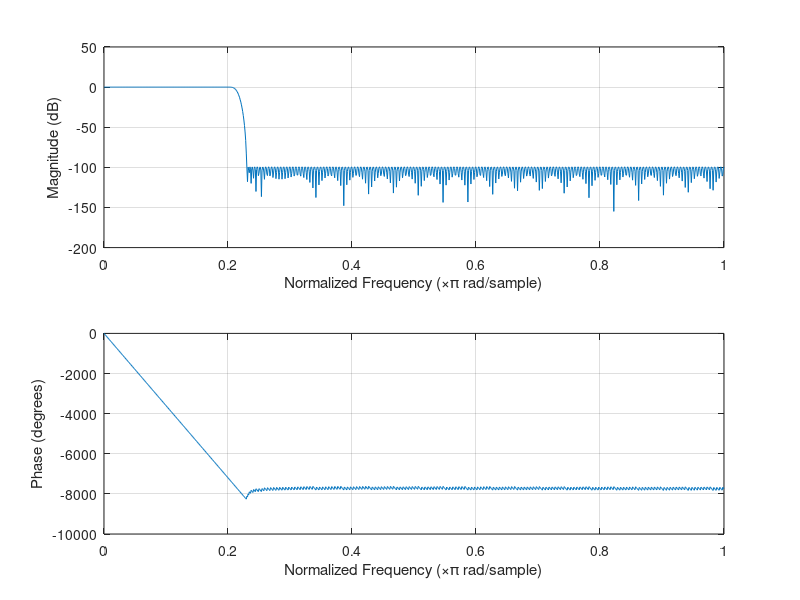

Write the MATLAB code that produced this figure. (Note: this script raises an error after producing the figure.)

lower_cutoff = 0.2;
upper_cutoff = 0.23;
tap_minimum = 100;
tap_maximum = 500;
tap_quantity = 400;

cutoff_amp = db2mag(-80);
%taps = fir1(tap_quantity, cutoff);
taps = firpm(tap_quantity, [0 lower_cutoff upper_cutoff 1], [1 1 0 0]);
%for tap_quantity = tap_minimum:tap_maximum
%    taps = cfirpm(tap_quantity,[-1 -0.23 -0.2 0.2 0.23 1],@lowpass);
%end

[h{1},w{1}] = freqz(taps,1,512);
freqz(taps,1,512);

[q_taps16, dq16] = quantize_taps(taps, 16);

[q_taps8, dq8] = quantize_taps(taps, 8);

[q_taps4, dq4] = quantize_taps(taps, 4);

dq_taps16 = q_taps16*dq16(1) + dq16(2);
dq_taps8 = q_taps8*dq8(1) + dq8(2);
dq_taps4 = q_taps4*dq4(1) + dq4(2);

[h{2},w{2}] = freqz(dq_taps16,1,512);
[h{3},w{3}] = freqz(dq_taps8,1,512);
[h{4},w{4}] = freqz(dq_taps4,1,512);


figure()
subplot(2,1,1)
for k = 1:4
    semilogy(w{k}/pi,abs(h{k}))
    hold on
end
hold off
grid
xlim([0.01 1]);
xlabel('Frequency (rad/s)');
ylabel('Attenuation (dB)');
legend('Unquantized','Quantized 16', 'Quantized 8', 'Quantized 4', 'Location',"southwest");
subplot(2,1,2)
for k = 1:4
    semilogx(w{k}/pi,angle(h{k})*180/pi)
    hold on 
end
hold off
grid
xlabel('Frequency (rad/s)');
ylabel('Phase');
legend('Unquantized','Quantized 16', 'Quantized 8', 'Quantized 4','Location',"southwest");

function [x_q, dq] = quantize_taps(x, bits)
    % Base values
    num_q_vals = 2^(bits);
    max_scale = (num_q_vals-1);

    % Statistical characteristics
    min_x = min(x);
    max_x = max(x);
    range_x = max_x-min_x;
    mean_x = mean(x);
    std_dev_x = sqrt(var(x));
    disp([min_x max_x range_x mean_x std_dev_x])

    % Do quantization
    %% Clip, Normalize, Scale
    lower_clip_bound = min_x;%mean_x; %- 4*std_dev_x;
    upper_clip_bound = max_x;%mean_x; %+ 4*std_dev_x;

    x_clipped = min(max(x, lower_clip_bound), mean_x + upper_clip_bound);
    clip_min_x = max(min_x, lower_clip_bound);
    clip_max_x = min(max_x, upper_clip_bound);
    clip_range_x = clip_max_x - clip_min_x;

    x_norm = (x_clipped - clip_min_x)/(clip_range_x); % Make sure min_x is adjusted to reflect min after clipping
    adjusted_range = x_norm*max_scale;
    % Round to get the effective value
    x_q = round(adjusted_range);

    % Get the dequantize values
    %% ax + b
    a = clip_range_x/max_scale;
    b = clip_min_x;
    dq = [a b];

end